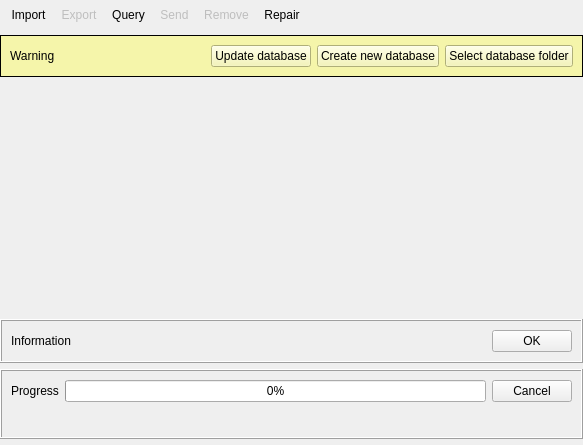
<?xml version="1.0" encoding="UTF-8"?>
<ui version="4.0">
 <class>ctkDICOMBrowser</class>
 <widget class="QWidget" name="ctkDICOMBrowser">
  <property name="geometry">
   <rect>
    <x>0</x>
    <y>0</y>
    <width>583</width>
    <height>445</height>
   </rect>
  </property>
  <property name="sizePolicy">
   <sizepolicy hsizetype="Preferred" vsizetype="Preferred">
    <horstretch>0</horstretch>
    <verstretch>0</verstretch>
   </sizepolicy>
  </property>
  <property name="windowTitle">
   <string>DICOM Browser</string>
  </property>
  <layout class="QVBoxLayout" name="verticalLayout_2">
   <property name="leftMargin">
    <number>0</number>
   </property>
   <property name="topMargin">
    <number>0</number>
   </property>
   <property name="rightMargin">
    <number>0</number>
   </property>
   <property name="bottomMargin">
    <number>0</number>
   </property>
   <item>
    <widget class="QToolBar" name="ToolBar">
     <property name="windowTitle">
      <string>DICOM Browser Toolbar</string>
     </property>
     <property name="floatable">
      <bool>true</bool>
     </property>
     <addaction name="ActionImport"/>
     <addaction name="ActionExport"/>
     <addaction name="ActionQuery"/>
     <addaction name="ActionSend"/>
     <addaction name="ActionRemove"/>
     <addaction name="ActionRepair"/>
    </widget>
   </item>
   <item>
    <widget class="QFrame" name="DatabaseDirectoryProblemFrame">
     <property name="styleSheet">
      <string notr="true">color: rgb(0, 0, 0);background-color: rgb(245, 245, 170);</string>
     </property>
     <property name="frameShape">
      <enum>QFrame::Box</enum>
     </property>
     <layout class="QHBoxLayout" name="horizontalLayout_2">
      <item>
       <widget class="QLabel" name="DatabaseDirectoryProblemLabel">
        <property name="sizePolicy">
         <sizepolicy hsizetype="Expanding" vsizetype="Preferred">
          <horstretch>0</horstretch>
          <verstretch>0</verstretch>
         </sizepolicy>
        </property>
        <property name="text">
         <string>Warning</string>
        </property>
       </widget>
      </item>
      <item>
       <widget class="QPushButton" name="UpdateDatabaseButton">
        <property name="text">
         <string>Update database</string>
        </property>
       </widget>
      </item>
      <item>
       <widget class="QPushButton" name="CreateNewDatabaseButton">
        <property name="text">
         <string>Create new database</string>
        </property>
       </widget>
      </item>
      <item>
       <widget class="QPushButton" name="SelectDatabaseDirectoryButton">
        <property name="text">
         <string>Select database folder</string>
        </property>
       </widget>
      </item>
     </layout>
    </widget>
   </item>
   <item>
    <layout class="QHBoxLayout" name="QueryLayout" stretch="0">
     <property name="spacing">
      <number>0</number>
     </property>
     <property name="leftMargin">
      <number>0</number>
     </property>
     <property name="rightMargin">
      <number>0</number>
     </property>
     <item>
      <widget class="ctkDICOMTableManager" name="dicomTableManager" native="true">
       <property name="sizePolicy">
        <sizepolicy hsizetype="Preferred" vsizetype="Expanding">
         <horstretch>0</horstretch>
         <verstretch>0</verstretch>
        </sizepolicy>
       </property>
       <property name="dynamicTableLayout" stdset="0">
        <bool>true</bool>
       </property>
       <property name="m_DynamicLayout" stdset="0">
        <bool>true</bool>
       </property>
      </widget>
     </item>
    </layout>
   </item>
   <item>
    <widget class="QFrame" name="InformationMessageFrame">
     <property name="frameShape">
      <enum>QFrame::Box</enum>
     </property>
     <property name="frameShadow">
      <enum>QFrame::Raised</enum>
     </property>
     <layout class="QHBoxLayout" name="horizontalLayout">
      <item>
       <widget class="QLabel" name="InformationMessageLabel">
        <property name="sizePolicy">
         <sizepolicy hsizetype="Expanding" vsizetype="Preferred">
          <horstretch>0</horstretch>
          <verstretch>0</verstretch>
         </sizepolicy>
        </property>
        <property name="text">
         <string>Information</string>
        </property>
       </widget>
      </item>
      <item>
       <widget class="QPushButton" name="InformationMessageDismissButton">
        <property name="text">
         <string>OK</string>
        </property>
       </widget>
      </item>
     </layout>
    </widget>
   </item>
   <item>
    <widget class="QFrame" name="ProgressFrame">
     <property name="frameShape">
      <enum>QFrame::Box</enum>
     </property>
     <property name="frameShadow">
      <enum>QFrame::Raised</enum>
     </property>
     <layout class="QGridLayout" name="gridLayout">
      <item row="0" column="1">
       <widget class="QProgressBar" name="ProgressBar">
        <property name="value">
         <number>0</number>
        </property>
       </widget>
      </item>
      <item row="0" column="2">
       <widget class="QPushButton" name="ProgressCancelButton">
        <property name="text">
         <string>Cancel</string>
        </property>
       </widget>
      </item>
      <item row="0" column="0">
       <widget class="QLabel" name="ProgressLabel">
        <property name="sizePolicy">
         <sizepolicy hsizetype="Preferred" vsizetype="Preferred">
          <horstretch>0</horstretch>
          <verstretch>0</verstretch>
         </sizepolicy>
        </property>
        <property name="text">
         <string>Progress</string>
        </property>
       </widget>
      </item>
      <item row="1" column="0" colspan="3">
       <widget class="QLineEdit" name="ProgressDetailLineEdit">
        <property name="enabled">
         <bool>false</bool>
        </property>
        <property name="maxLength">
         <number>300</number>
        </property>
        <property name="frame">
         <bool>false</bool>
        </property>
        <property name="readOnly">
         <bool>true</bool>
        </property>
       </widget>
      </item>
     </layout>
    </widget>
   </item>
   <item>
    <widget class="ctkDirectoryButton" name="DirectoryButton" native="true"/>
   </item>
  </layout>
  <action name="ActionImport">
   <property name="text">
    <string>Import</string>
   </property>
   <property name="toolTip">
    <string>Import a DICOM file or folder</string>
   </property>
  </action>
  <action name="ActionExport">
   <property name="enabled">
    <bool>false</bool>
   </property>
   <property name="text">
    <string>Export</string>
   </property>
   <property name="toolTip">
    <string>Export selected series to a DICOM folder</string>
   </property>
  </action>
  <action name="ActionQuery">
   <property name="text">
    <string>Query</string>
   </property>
   <property name="toolTip">
    <string>Query and retrieve studies from a DICOM server</string>
   </property>
  </action>
  <action name="ActionSend">
   <property name="enabled">
    <bool>false</bool>
   </property>
   <property name="text">
    <string>Send</string>
   </property>
   <property name="toolTip">
    <string>Send selected series to DICOM server</string>
   </property>
  </action>
  <action name="ActionRemove">
   <property name="enabled">
    <bool>false</bool>
   </property>
   <property name="text">
    <string>Remove</string>
   </property>
   <property name="toolTip">
    <string>Remove selected series from database</string>
   </property>
  </action>
  <action name="ActionRepair">
   <property name="enabled">
    <bool>true</bool>
   </property>
   <property name="text">
    <string>Repair</string>
   </property>
   <property name="toolTip">
    <string>Check whether all the files associated with images in the local Database are available on the disk.</string>
   </property>
  </action>
 </widget>
 <customwidgets>
  <customwidget>
   <class>ctkDICOMTableManager</class>
   <extends>QWidget</extends>
   <header>ctkDICOMTableManager.h</header>
   <container>1</container>
  </customwidget>
  <customwidget>
   <class>ctkDirectoryButton</class>
   <extends>QWidget</extends>
   <header>ctkDirectoryButton.h</header>
   <container>1</container>
   <slots>
    <signal>directoryChanged(QString)</signal>
   </slots>
  </customwidget>
 </customwidgets>
 <resources/>
 <connections>
  <connection>
   <sender>ActionImport</sender>
   <signal>triggered(bool)</signal>
   <receiver>ctkDICOMBrowser</receiver>
   <slot>openImportDialog()</slot>
   <hints>
    <hint type="sourcelabel">
     <x>-1</x>
     <y>-1</y>
    </hint>
    <hint type="destinationlabel">
     <x>319</x>
     <y>239</y>
    </hint>
   </hints>
  </connection>
  <connection>
   <sender>ActionExport</sender>
   <signal>triggered(bool)</signal>
   <receiver>ctkDICOMBrowser</receiver>
   <slot>openExportDialog()</slot>
   <hints>
    <hint type="sourcelabel">
     <x>-1</x>
     <y>-1</y>
    </hint>
    <hint type="destinationlabel">
     <x>319</x>
     <y>239</y>
    </hint>
   </hints>
  </connection>
  <connection>
   <sender>ActionQuery</sender>
   <signal>triggered(bool)</signal>
   <receiver>ctkDICOMBrowser</receiver>
   <slot>openQueryDialog()</slot>
   <hints>
    <hint type="sourcelabel">
     <x>-1</x>
     <y>-1</y>
    </hint>
    <hint type="destinationlabel">
     <x>319</x>
     <y>239</y>
    </hint>
   </hints>
  </connection>
  <connection>
   <sender>ActionRemove</sender>
   <signal>triggered()</signal>
   <receiver>ctkDICOMBrowser</receiver>
   <slot>onRemoveAction()</slot>
   <hints>
    <hint type="sourcelabel">
     <x>-1</x>
     <y>-1</y>
    </hint>
    <hint type="destinationlabel">
     <x>391</x>
     <y>303</y>
    </hint>
   </hints>
  </connection>
  <connection>
   <sender>ActionRepair</sender>
   <signal>triggered()</signal>
   <receiver>ctkDICOMBrowser</receiver>
   <slot>onRepair()</slot>
   <hints>
    <hint type="sourcelabel">
     <x>-1</x>
     <y>-1</y>
    </hint>
    <hint type="destinationlabel">
     <x>400</x>
     <y>303</y>
    </hint>
   </hints>
  </connection>
  <connection>
   <sender>ActionSend</sender>
   <signal>triggered()</signal>
   <receiver>ctkDICOMBrowser</receiver>
   <slot>openSendDialog()</slot>
   <hints>
    <hint type="sourcelabel">
     <x>-1</x>
     <y>-1</y>
    </hint>
    <hint type="destinationlabel">
     <x>291</x>
     <y>222</y>
    </hint>
   </hints>
  </connection>
 </connections>
 <slots>
  <slot>openImportDialog()</slot>
  <slot>openExportDialog()</slot>
  <slot>openQueryDialog()</slot>
  <slot>openSendDialog()</slot>
  <slot>onDatabaseDirectoryChaged(QString)</slot>
  <slot>onNextImage()</slot>
  <slot>onPreviousImage()</slot>
  <slot>onNextSeries()</slot>
  <slot>onPreviousSeries()</slot>
  <slot>onNextStudy()</slot>
  <slot>onPreviousStudy()</slot>
  <slot>onRepair()</slot>
  <slot>onAutoPlayCheckboxStateChanged(int)</slot>
  <slot>onThumbnailWidthSliderValueChanged(int)</slot>
  <slot>onRemoveAction()</slot>
 </slots>
</ui>
